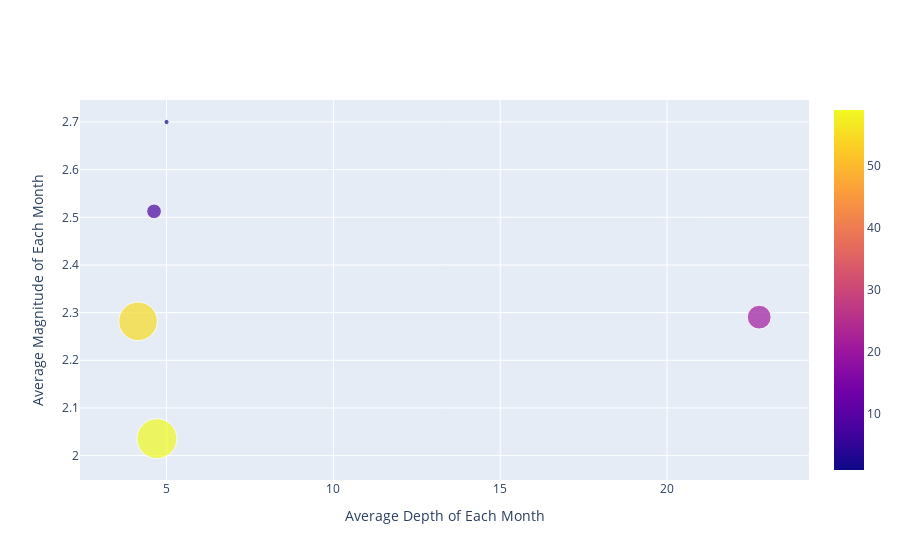

Notebook source saved alongside this figure:
### Code cell
# bubble chart visualization
bubble_color=[each for each in sorted_data.Count_Type]
bubble=[
    {
        'y': sorted_data.Magnitude,
        'x': sorted_data.Depth,
        'mode':'markers',
        'marker':{
            'color':bubble_color,
            'size': sorted_data['Count_Type'],
            'sizemode':'area',
            'sizeref': (2.*max(sorted_data['Count_Type'])/(40.**2)),
            'showscale': True},
        'text':sorted_data.month_list
    }
]

layout=go.Layout(
xaxis=dict(title='Average Depth of Each Month'),
yaxis=dict(title='Average Magnitude of Each Month'))
fig=go.Figure(data=bubble, layout=layout)
iplot(fig)

### Figure 1 — Plotly figure (JSON) as saved in the notebook; plotly's stock layout.template omitted (floating-point values rounded to 4 significant figures)
{"data": [{"marker": {"color": [1, 8, 21, 55, 59], "showscale": true, "size": [1, 8, 21, 55, 59], "sizemode": "area", "sizeref": 0.07375}, "mode": "markers", "text": [1, 2, 3, 4, 5], "type": "scatter", "x": [5, 4.625, 22.76, 4.145, 4.712], "y": [2.7, 2.512, 2.29, 2.282, 2.036]}], "layout": {"xaxis": {"title": {"text": "Average Depth of Each Month"}}, "yaxis": {"title": {"text": "Average Magnitude of Each Month"}}}}
